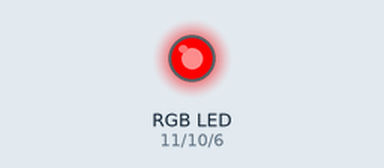
The sketch below on a simulated Arduino Uno, built with avr-gcc and run on an emulated ATmega328P. Parts: an RGB LED mixed from three pins (HIGH = lit).

Above: at 0.05 s.
At 0.75 s:
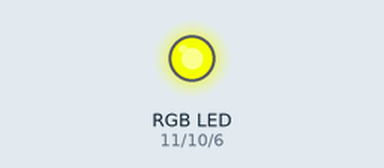
At 1.5 s:
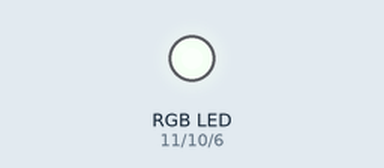
At 1.85 s:
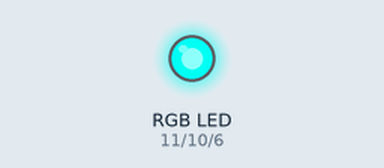
At 2.25 s:
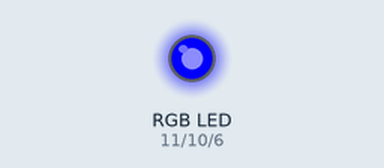
At 3.0 s:
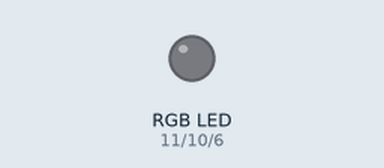
Timing chart, 0 to 6.9 s (numbered marks = the images above):
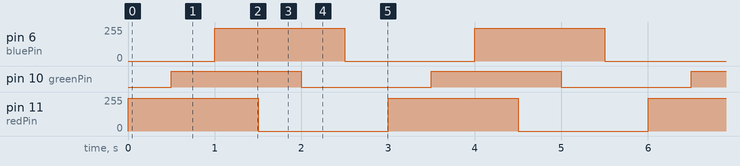

The sketch:

Ex_4.4_RGB_LED.ino
```cpp
int redPin=11;  //set red LED pin to 11
int greenPin=10; //set green LED pin to 10
int bluePin=6; //set blue LED pin to 6
int brightness=500; //Set brightness to 500

void setup() {

Serial.begin(9600); //Turn on Serial port
pinMode(redPin, OUTPUT); //Set redPin to be an output
pinMode(greenPin, OUTPUT); //Set greenPin to be an output
pinMode(bluePin, OUTPUT); //Set bluePin to be an output

}

void loop() {

  analogWrite(redPin, brightness);
  delay(500);
  analogWrite(greenPin, brightness);
  delay(500);
  analogWrite(bluePin, brightness); //write 500 (brightness) for blue pin
  delay(500);

  analogWrite(redPin, 0); // red pin off
  delay(500);
  analogWrite(greenPin,0); //green pin off
  delay(500);
  analogWrite(bluePin, 0); //write 500 (brightness) for blue pin
  delay(500);
}
```

Measured:
- by itself, pin 6 (bluePin), pin 11 (redPin): alternates 244/255 for 1.5 s and 0/255 for 1.5 s
- by itself, pin 10 (greenPin): alternates HIGH for 1.5 s and LOW for 1.5 s
